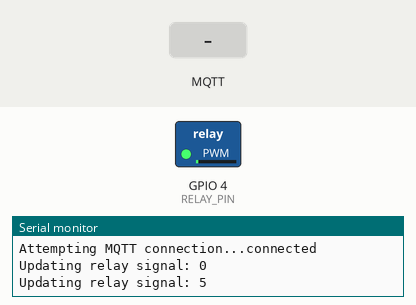
The sketch below on a simulated ESP8266 (NodeMCU). On the bench: switched loads named in the sketch (green lamp = pin HIGH), the last lines printed to the serial monitor. The inputs (shaded band) are chosen by the test bench. WiFi joins after 1.5 s; servers stay silent unless stated; no MQTT or app messages arrive unless stated.

Above: at 2.7 s.
2.8 s: MQTT message "90" arrives on the first subscribed topic
At 3.17 s:
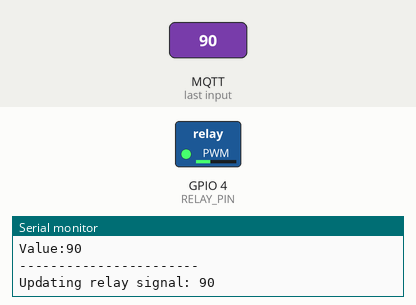
4.8 s: MQTT message "200" arrives on the first subscribed topic
At 5.18 s:
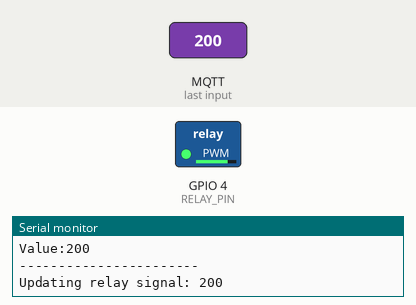
6.8 s: MQTT message "on" arrives on the first subscribed topic
At 8.1 s:
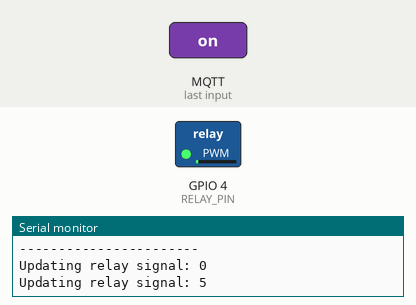
Timing chart, 0 to 9.8 s (numbered marks = the images above; inputs shaded):
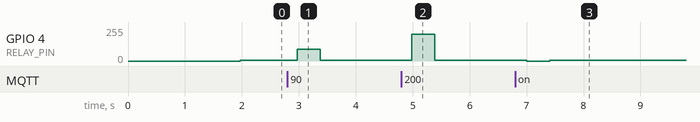

The sketch:

wifi_led_board_relay.ino
```cpp
/**
 * Relays MQTT messages to LED Board via pwm signal
 */
#include <Arduino.h>
#include <ESP8266WiFi.h>
#include <PubSubClient.h>

#define wifi_ssid "FBI Van #825"
#define wifi_password "************"

#define mqtt_server "10.0.0.189"
#define mqtt_user "homeassistant"
#define mqtt_password "************"

/* demo sensor using button on pin 0 */
#define status_topic "board/status"

#define RELAY_PIN 4

/* MQTT Client */
WiFiClient espClient;
PubSubClient client(espClient);

void setup() {
  Serial.begin(115200);

  setup_wifi();
  client.setServer(mqtt_server, 1883);
  client.setCallback(callback);
  while (!client.connected()) {
    reconnect();
  }
  client.subscribe(status_topic); // use http://10.0.0.188:8123/dev-mqtt for testing

  /* relay pin */
  pinMode(RELAY_PIN, OUTPUT);
}

long lastMsg = 0;
long now;
int prev_status = 5;
int curr_status = 0;

void loop() {
  if (!client.connected()) {
    reconnect();
  }
  client.loop();

  now = millis();
  if (now - lastMsg > 200) {
    lastMsg = now;

    if (curr_status != prev_status) {
      prev_status = curr_status;

      Serial.print("Updating relay signal: ");
      Serial.println(curr_status);
      analogWrite(RELAY_PIN, curr_status);
    } else {
      curr_status = 5;
    }
  }
}

/** Connect to WiFi */
void setup_wifi() {
  delay(10);

  Serial.println();
  Serial.print("Connecting to ");
  Serial.println(wifi_ssid);

  WiFi.begin(wifi_ssid, wifi_password);

  while (WiFi.status() != WL_CONNECTED) {
    Serial.print(".");
    delay(500);
  }

  Serial.println("");
  Serial.println("WiFi connected");
  Serial.println("IP address: ");
  Serial.println(WiFi.localIP());
}

/** Connect to WQTT Broker */
void reconnect() {
  // Loop until we're reconnected
  while (!client.connected()) {
    Serial.print("Attempting MQTT connection...");

    if (client.connect("ESP8266Client", mqtt_user, mqtt_password)) {
      Serial.println("connected");
    } else {
      Serial.print("failed, rc=");
      Serial.print(client.state());
      Serial.println(" try again in 5 seconds");

      // Wait 5 seconds before retrying
      delay(5000);
    }
  }
}

void callback(char* topic, byte* payload, unsigned int length) {
  Serial.print("Message arrived in topic: ");
  Serial.println(topic);

  String inString = "";    // string to hold input
  Serial.print("Message:");
  for (int i = 0; i < length; i++) {
    Serial.print((char)payload[i]);

    if (isDigit(payload[i])) {
      inString += (char)payload[i];
    }
  }
  curr_status = inString.toInt();
  if (curr_status > 255) {
    curr_status = 255;
  } else if (curr_status < 0) {
    curr_status = 0;
  }
  Serial.println();
  Serial.print("Value:");
  Serial.print(curr_status);

  Serial.println();
  Serial.println("-----------------------");
}
```

Measured:
- after the input at 2.8 s, GPIO 4 (RELAY_PIN): 5/255 → 90/255 after 0.17 s, → 5/255 0.40 s later
- after the input at 4.8 s, GPIO 4 (RELAY_PIN): 5/255 → 200/255 after 0.19 s, → 5/255 0.40 s later
- after the input at 6.8 s, GPIO 4 (RELAY_PIN): 5/255 → 0/255 after 0.20 s, → 5/255 0.40 s later
